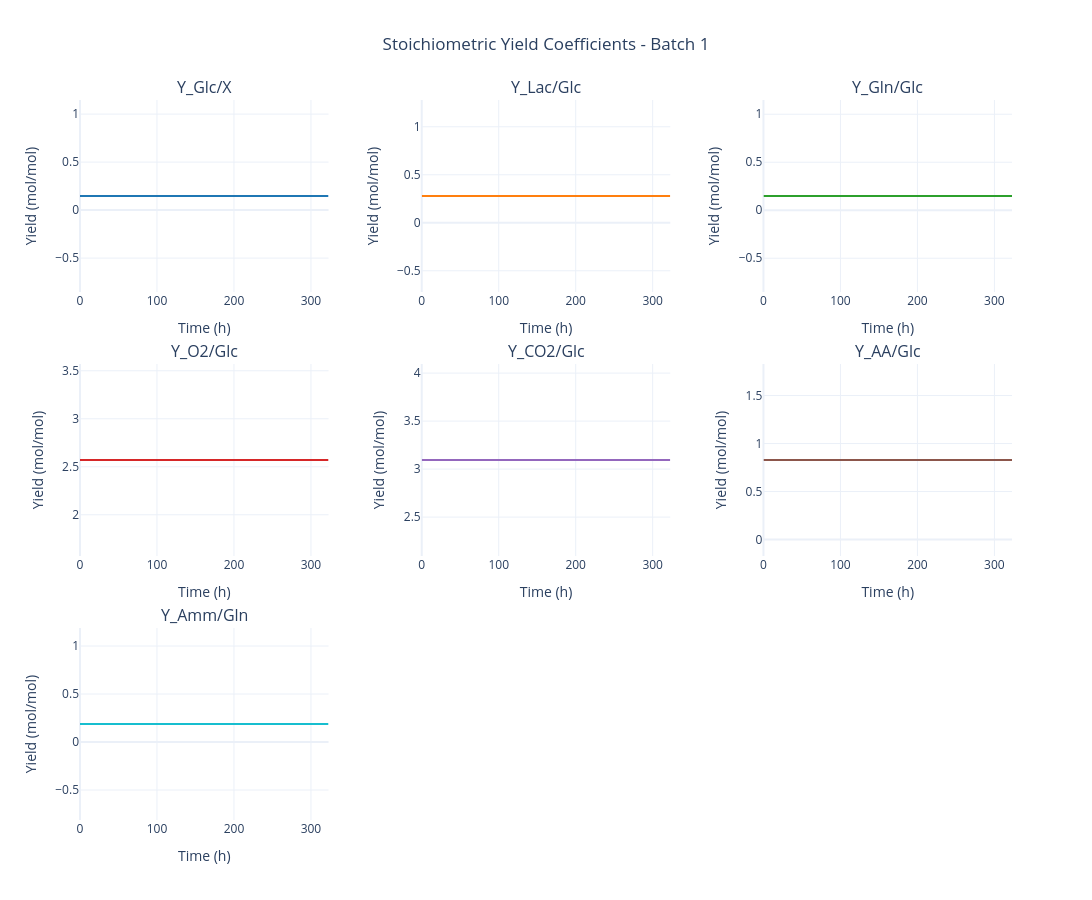

Notebook code cell kept with this figure:
### Code cell
# Stoichiometric yield coefficients (Y_X/Glc, Y_Lac/Glc, Y_O2/Glc, etc.)
fig = data.plot_stoichiometric_yields(batch_number=BATCH_NUMBER)
fig.show()

### Figure 1 — Plotly figure (JSON) as saved in the notebook; plotly's stock layout.template omitted (floating-point values rounded to 4 significant figures; data arrays with more than 128 entries replaced by an {"elided": "..."} marker saying what was removed)
{"data": [{"line": {"color": "#1F77B4", "width": 2}, "mode": "lines", "name": "Y_Glc/X", "type": "scatter", "x": {"elided": "1435 float values"}, "xaxis": "x", "y": {"elided": "1435 float values"}, "yaxis": "y"}, {"line": {"color": "#FF7F0E", "width": 2}, "mode": "lines", "name": "Y_Lac/Glc", "type": "scatter", "x": {"elided": "1435 float values"}, "xaxis": "x2", "y": {"elided": "1435 float values"}, "yaxis": "y2"}, {"line": {"color": "#2CA02C", "width": 2}, "mode": "lines", "name": "Y_Gln/Glc", "type": "scatter", "x": {"elided": "1435 float values"}, "xaxis": "x3", "y": {"elided": "1435 float values"}, "yaxis": "y3"}, {"line": {"color": "#D62728", "width": 2}, "mode": "lines", "name": "Y_O2/Glc", "type": "scatter", "x": {"elided": "1435 float values"}, "xaxis": "x4", "y": {"elided": "1435 float values"}, "yaxis": "y4"}, {"line": {"color": "#9467BD", "width": 2}, "mode": "lines", "name": "Y_CO2/Glc", "type": "scatter", "x": {"elided": "1435 float values"}, "xaxis": "x5", "y": {"elided": "1435 float values"}, "yaxis": "y5"}, {"line": {"color": "#8C564B", "width": 2}, "mode": "lines", "name": "Y_AA/Glc", "type": "scatter", "x": {"elided": "1435 float values"}, "xaxis": "x6", "y": {"elided": "1435 float values"}, "yaxis": "y6"}, {"line": {"color": "#17BECF", "width": 2}, "mode": "lines", "name": "Y_Amm/Gln", "type": "scatter", "x": {"elided": "1435 float values"}, "xaxis": "x7", "y": {"elided": "1435 float values"}, "yaxis": "y7"}], "layout": {"annotations": [{"font": {"size": 16}, "showarrow": false, "text": "Y_Glc/X", "x": 0.1333, "xanchor": "center", "xref": "paper", "y": 1, "yanchor": "bottom", "yref": "paper"}, {"font": {"size": 16}, "showarrow": false, "text": "Y_Lac/Glc", "x": 0.5, "xanchor": "center", "xref": "paper", "y": 1, "yanchor": "bottom", "yref": "paper"}, {"font": {"size": 16}, "showarrow": false, "text": "Y_Gln/Glc", "x": 0.8667, "xanchor": "center", "xref": "paper", "y": 1, "yanchor": "bottom", "yref": "paper"}, {"font": {"size": 16}, "showarrow": false, "text": "Y_O2/Glc", "x": 0.1333, "xanchor": "center", "xref": "paper", "y": 0.6333, "yanchor": "bottom", "yref": "paper"}, {"font": {"size": 16}, "showarrow": false, "text": "Y_CO2/Glc", "x": 0.5, "xanchor": "center", "xref": "paper", "y": 0.6333, "yanchor": "bottom", "yref": "paper"}, {"font": {"size": 16}, "showarrow": false, "text": "Y_AA/Glc", "x": 0.8667, "xanchor": "center", "xref": "paper", "y": 0.6333, "yanchor": "bottom", "yref": "paper"}, {"font": {"size": 16}, "showarrow": false, "text": "Y_Amm/Gln", "x": 0.1333, "xanchor": "center", "xref": "paper", "y": 0.2667, "yanchor": "bottom", "yref": "paper"}], "height": 900, "hovermode": "x unified", "showlegend": false, "title": {"text": "Stoichiometric Yield Coefficients - Batch 1", "x": 0.5}, "width": 1300, "xaxis": {"anchor": "y", "domain": [0, 0.2667], "title": {"text": "Time (h)"}}, "xaxis2": {"anchor": "y2", "domain": [0.3667, 0.6333], "title": {"text": "Time (h)"}}, "xaxis3": {"anchor": "y3", "domain": [0.7333, 1], "title": {"text": "Time (h)"}}, "xaxis4": {"anchor": "y4", "domain": [0, 0.2667], "title": {"text": "Time (h)"}}, "xaxis5": {"anchor": "y5", "domain": [0.3667, 0.6333], "title": {"text": "Time (h)"}}, "xaxis6": {"anchor": "y6", "domain": [0.7333, 1], "title": {"text": "Time (h)"}}, "xaxis7": {"anchor": "y7", "domain": [0, 0.2667], "title": {"text": "Time (h)"}}, "xaxis8": {"anchor": "y8", "domain": [0.3667, 0.6333]}, "xaxis9": {"anchor": "y9", "domain": [0.7333, 1]}, "yaxis": {"anchor": "x", "domain": [0.7333, 1], "title": {"text": "Yield (mol/mol)"}}, "yaxis2": {"anchor": "x2", "domain": [0.7333, 1], "title": {"text": "Yield (mol/mol)"}}, "yaxis3": {"anchor": "x3", "domain": [0.7333, 1], "title": {"text": "Yield (mol/mol)"}}, "yaxis4": {"anchor": "x4", "domain": [0.3667, 0.6333], "title": {"text": "Yield (mol/mol)"}}, "yaxis5": {"anchor": "x5", "domain": [0.3667, 0.6333], "title": {"text": "Yield (mol/mol)"}}, "yaxis6": {"anchor": "x6", "domain": [0.3667, 0.6333], "title": {"text": "Yield (mol/mol)"}}, "yaxis7": {"anchor": "x7", "domain": [0, 0.2667], "title": {"text": "Yield (mol/mol)"}}, "yaxis8": {"anchor": "x8", "domain": [0, 0.2667]}, "yaxis9": {"anchor": "x9", "domain": [0, 0.2667]}}}
